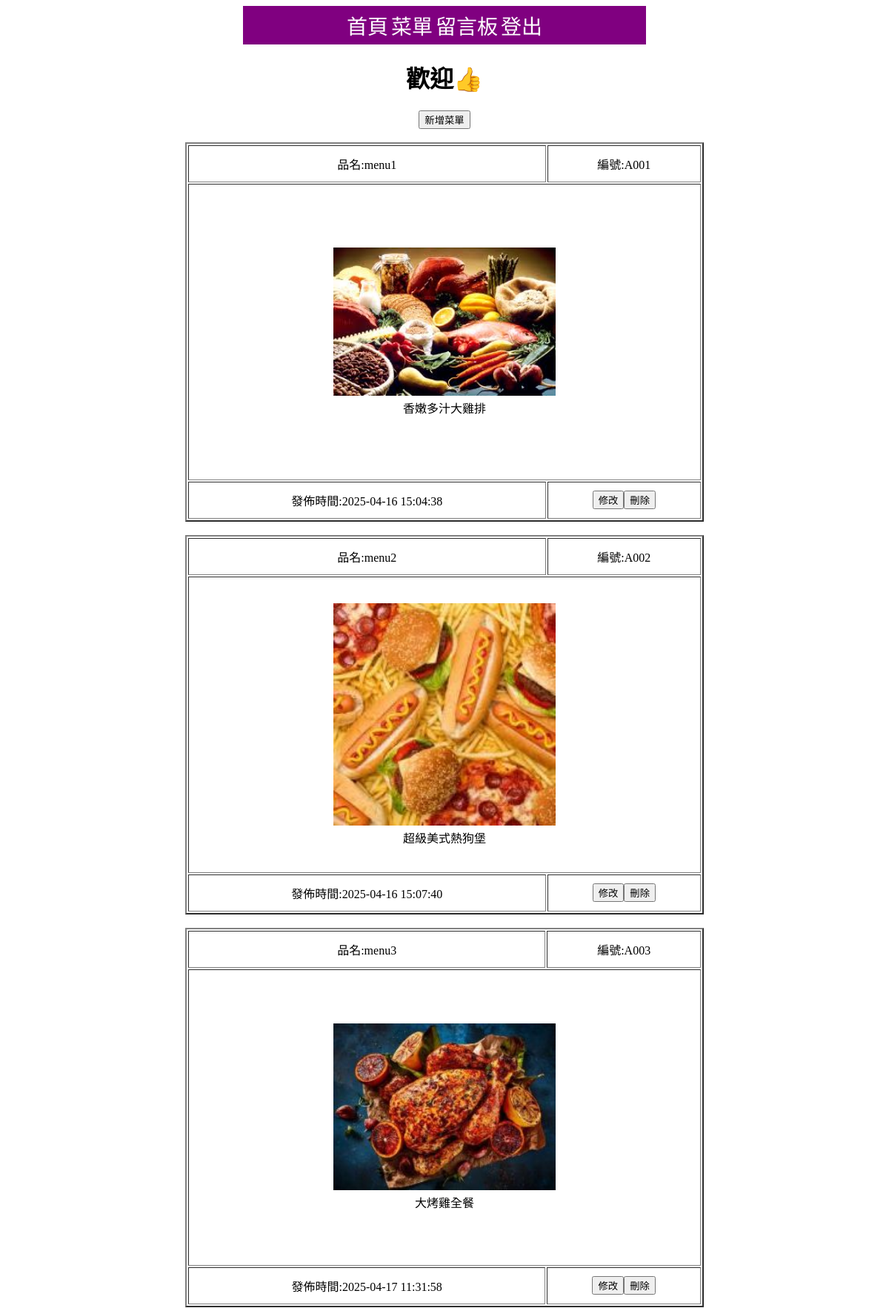
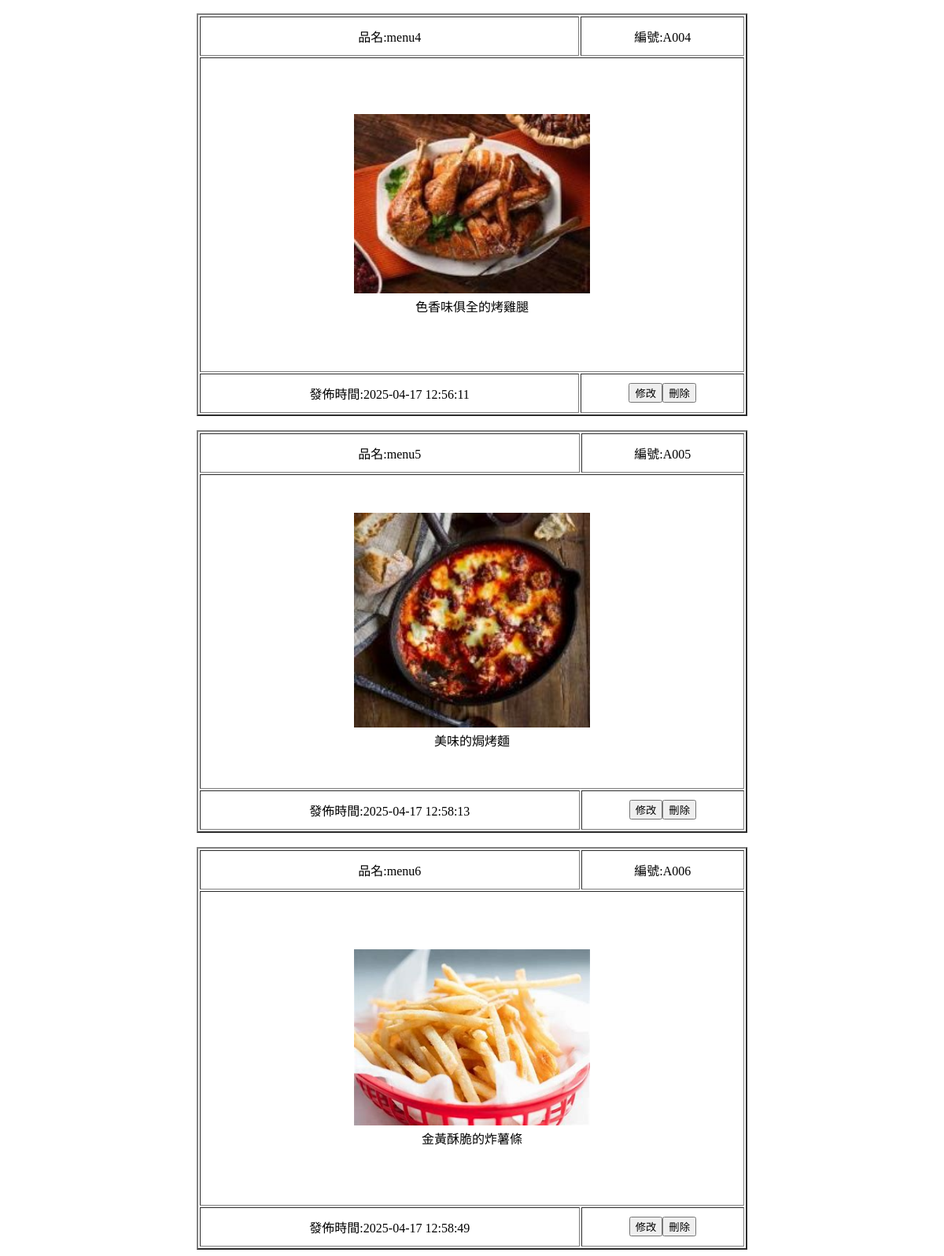
Page /menu user a.php on the committed database (2 pictures, top to bottom).
### tables this page shows
CREATE TABLE `food` (
  `id` int(11) NOT NULL,
  `c_num` varchar(20) NOT NULL,
  `c_name` varchar(20) NOT NULL,
  `c_money` int(11) NOT NULL,
  `img` text NOT NULL,
  `add_time` datetime NOT NULL,
  `text` varchar(20) NOT NULL
);

### menu user a.php (the view, shortened to what this page needs)
<!DOCTYPE html>
<html lang="zh-Hant">
    <head>
        <?php include("db.php");?>
    </head>
    <body>
    </head>
    <body align="center">
        <div id="a1">
            <table align="center">
                <tr>
                    <td class="header">
                        <table>
                            <tr>
                                <td>
                                    <a href="index user o.php">首頁</a>
                                </td>
                                <td>
                                    <a href="index user o food.php">菜單</a>
                                </td>
                                <td>
                                    <a href="msg o.php">留言板</a>
                                </td>
                                <td>
                                    <a href="logout.php">登出</a>
                                </td>
                            </tr>
                        </table>
                    </td>
                </tr>
            </table>
        </div>
        <tr>
            <td colspan="5" align="center">
                <h1>歡迎<?php echo $_SESSION['name']; ?>👍</h1>
            </td>
        </tr>
        <tr >
            <td class="content">
                <table>
                    <button type="button" onclick="location.href='add food.php'">新增菜單</button>
                    <?php
            $sql="SELECT * FROM `food` WHERE 1";
            $res=mysqli_query($link,$sql);
            if(mysqli_num_rows($res)>0){
                while($row=mysqli_fetch_assoc($res)){
                    echo "<table style='width:700px' border='2' align='center'>";
                    echo "<tr style='height:50px'>";
                    echo "<td>".'品名:'.$row["c_name"]."</td>";
                    echo "<td>".'編號:'.$row["c_num"]."</td>";
                    echo "</tr>";
                    echo "<tr style='height:400px'><td colspan='2'>"."<img src='img/".$row['img']."' style='width:300px'><br>".$row["text"]."</td></tr>";
                    echo "<tr style='height:50px'>";
                    echo "<td>".'發佈時間:'.$row["add_time"]."</td>";
                        echo "<td><button type='button' onclick='location.href='add%20food%20user%20o.php?id=".$row['id']."'>修改</button><input type='button' value='刪除' onclick=location.href='del%20food.php?id=".$row['id']."'></td>";
                    echo "</tr>";
                    echo "<br>";
                    echo "</table>";
                }
            }
        ?>
                </table>
            </td>
        </tr>
</body>
</html>

### menu user a.php (style rules this page uses)
#a1 { text-align: center; width: 46%; background-color: purple; margin-inline: auto; }
#a1 a { color: white; text-decoration: none; font-family: 'DFKai-sb'; font-size: 28px; }

### rows in the picture
food: c_name "menu1", c_num "A001", img (picture), text "香嫩多汁大雞排", add_time "2025-04-16 15:04:38"
food: c_name "menu2", c_num "A002", img (picture), text "超級美式熱狗堡", add_time "2025-04-16 15:07:40"
food: c_name "menu3", c_num "A003", img (picture), text "大烤雞全餐", add_time "2025-04-17 11:31:58"
food: c_name "menu4", c_num "A004", img (picture), text "色香味俱全的烤雞腿", add_time "2025-04-17 12:56:11"
food: c_name "menu5", c_num "A005", img (picture), text "美味的焗烤麵", add_time "2025-04-17 12:58:13"
food: c_name "menu6", c_num "A006", img (picture), text "金黃酥脆的炸薯條", add_time "2025-04-17 12:58:49"
